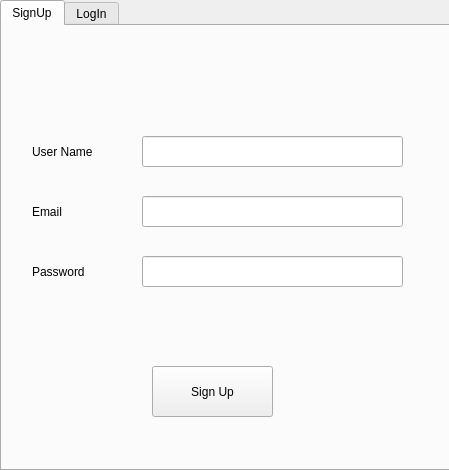
<?xml version="1.0" encoding="UTF-8"?>
<ui version="4.0">
 <class>Form</class>
 <widget class="QWidget" name="Form">
  <property name="geometry">
   <rect>
    <x>0</x>
    <y>0</y>
    <width>449</width>
    <height>470</height>
   </rect>
  </property>
  <property name="windowTitle">
   <string>Form</string>
  </property>
  <widget class="QTabWidget" name="tabWidget">
   <property name="geometry">
    <rect>
     <x>0</x>
     <y>0</y>
     <width>451</width>
     <height>471</height>
    </rect>
   </property>
   <property name="layoutDirection">
    <enum>Qt::LeftToRight</enum>
   </property>
   <property name="currentIndex">
    <number>0</number>
   </property>
   <widget class="QWidget" name="tab">
    <attribute name="title">
     <string>SignUp</string>
    </attribute>
    <widget class="QLabel" name="label">
     <property name="geometry">
      <rect>
       <x>30</x>
       <y>110</y>
       <width>101</width>
       <height>31</height>
      </rect>
     </property>
     <property name="text">
      <string>User Name</string>
     </property>
    </widget>
    <widget class="QLabel" name="label_2">
     <property name="geometry">
      <rect>
       <x>30</x>
       <y>170</y>
       <width>101</width>
       <height>31</height>
      </rect>
     </property>
     <property name="text">
      <string>Email</string>
     </property>
    </widget>
    <widget class="QLineEdit" name="lineEdit">
     <property name="geometry">
      <rect>
       <x>140</x>
       <y>110</y>
       <width>261</width>
       <height>31</height>
      </rect>
     </property>
    </widget>
    <widget class="QLineEdit" name="lineEdit_2">
     <property name="geometry">
      <rect>
       <x>140</x>
       <y>170</y>
       <width>261</width>
       <height>31</height>
      </rect>
     </property>
    </widget>
    <widget class="QPushButton" name="pushButton">
     <property name="geometry">
      <rect>
       <x>150</x>
       <y>340</y>
       <width>121</width>
       <height>51</height>
      </rect>
     </property>
     <property name="text">
      <string>Sign Up</string>
     </property>
    </widget>
    <widget class="QLineEdit" name="lineEdit_5">
     <property name="geometry">
      <rect>
       <x>140</x>
       <y>230</y>
       <width>261</width>
       <height>31</height>
      </rect>
     </property>
    </widget>
    <widget class="QLabel" name="label_5">
     <property name="geometry">
      <rect>
       <x>30</x>
       <y>230</y>
       <width>101</width>
       <height>31</height>
      </rect>
     </property>
     <property name="text">
      <string>Password</string>
     </property>
    </widget>
   </widget>
   <widget class="QWidget" name="tab_2">
    <attribute name="title">
     <string>LogIn</string>
    </attribute>
    <widget class="QLineEdit" name="lineEdit_3">
     <property name="geometry">
      <rect>
       <x>150</x>
       <y>160</y>
       <width>261</width>
       <height>31</height>
      </rect>
     </property>
    </widget>
    <widget class="QLabel" name="label_3">
     <property name="geometry">
      <rect>
       <x>40</x>
       <y>100</y>
       <width>101</width>
       <height>31</height>
      </rect>
     </property>
     <property name="text">
      <string>User Name</string>
     </property>
    </widget>
    <widget class="QLabel" name="label_4">
     <property name="geometry">
      <rect>
       <x>40</x>
       <y>160</y>
       <width>101</width>
       <height>31</height>
      </rect>
     </property>
     <property name="text">
      <string>Password</string>
     </property>
    </widget>
    <widget class="QLineEdit" name="lineEdit_4">
     <property name="geometry">
      <rect>
       <x>150</x>
       <y>100</y>
       <width>261</width>
       <height>31</height>
      </rect>
     </property>
    </widget>
    <widget class="QPushButton" name="pushButton_2">
     <property name="geometry">
      <rect>
       <x>160</x>
       <y>250</y>
       <width>121</width>
       <height>51</height>
      </rect>
     </property>
     <property name="text">
      <string>Login</string>
     </property>
    </widget>
   </widget>
  </widget>
 </widget>
 <resources/>
 <connections/>
</ui>
